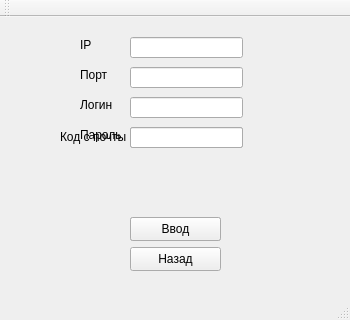
<?xml version="1.0" encoding="UTF-8"?>
<ui version="4.0">
 <class>RegClassClass</class>
 <widget class="QMainWindow" name="RegClassClass">
  <property name="geometry">
   <rect>
    <x>0</x>
    <y>0</y>
    <width>350</width>
    <height>320</height>
   </rect>
  </property>
  <property name="minimumSize">
   <size>
    <width>350</width>
    <height>320</height>
   </size>
  </property>
  <property name="maximumSize">
   <size>
    <width>350</width>
    <height>320</height>
   </size>
  </property>
  <property name="windowTitle">
   <string>RegClass</string>
  </property>
  <widget class="QWidget" name="centralWidget">
   <widget class="QLabel" name="portLabel">
    <property name="geometry">
     <rect>
      <x>80</x>
      <y>50</y>
      <width>51</width>
      <height>16</height>
     </rect>
    </property>
    <property name="text">
     <string>Порт </string>
    </property>
   </widget>
   <widget class="QLabel" name="loginLabel">
    <property name="geometry">
     <rect>
      <x>80</x>
      <y>80</y>
      <width>49</width>
      <height>16</height>
     </rect>
    </property>
    <property name="text">
     <string>Логин</string>
    </property>
   </widget>
   <widget class="QLabel" name="passLabel">
    <property name="geometry">
     <rect>
      <x>80</x>
      <y>110</y>
      <width>49</width>
      <height>16</height>
     </rect>
    </property>
    <property name="text">
     <string>Пароль</string>
    </property>
   </widget>
   <widget class="QLineEdit" name="loginLine">
    <property name="geometry">
     <rect>
      <x>130</x>
      <y>80</y>
      <width>113</width>
      <height>21</height>
     </rect>
    </property>
    <property name="maxLength">
     <number>50</number>
    </property>
   </widget>
   <widget class="QLineEdit" name="passLine">
    <property name="geometry">
     <rect>
      <x>130</x>
      <y>110</y>
      <width>113</width>
      <height>21</height>
     </rect>
    </property>
    <property name="maxLength">
     <number>50</number>
    </property>
   </widget>
   <widget class="QLineEdit" name="ipLine">
    <property name="geometry">
     <rect>
      <x>130</x>
      <y>20</y>
      <width>113</width>
      <height>21</height>
     </rect>
    </property>
    <property name="maxLength">
     <number>15</number>
    </property>
   </widget>
   <widget class="QPushButton" name="regButton">
    <property name="geometry">
     <rect>
      <x>130</x>
      <y>200</y>
      <width>91</width>
      <height>24</height>
     </rect>
    </property>
    <property name="text">
     <string>Создать</string>
    </property>
   </widget>
   <widget class="QPushButton" name="exitButton">
    <property name="geometry">
     <rect>
      <x>130</x>
      <y>230</y>
      <width>91</width>
      <height>24</height>
     </rect>
    </property>
    <property name="text">
     <string>Назад</string>
    </property>
   </widget>
   <widget class="QLineEdit" name="portLine">
    <property name="geometry">
     <rect>
      <x>130</x>
      <y>50</y>
      <width>113</width>
      <height>21</height>
     </rect>
    </property>
    <property name="maxLength">
     <number>5</number>
    </property>
   </widget>
   <widget class="QLabel" name="ipLabel">
    <property name="geometry">
     <rect>
      <x>80</x>
      <y>20</y>
      <width>51</width>
      <height>16</height>
     </rect>
    </property>
    <property name="text">
     <string>IP</string>
    </property>
   </widget>
   <widget class="QLineEdit" name="codeLine">
    <property name="geometry">
     <rect>
      <x>130</x>
      <y>110</y>
      <width>113</width>
      <height>21</height>
     </rect>
    </property>
    <property name="maxLength">
     <number>8</number>
    </property>
   </widget>
   <widget class="QLabel" name="codeLabel">
    <property name="geometry">
     <rect>
      <x>60</x>
      <y>110</y>
      <width>71</width>
      <height>20</height>
     </rect>
    </property>
    <property name="text">
     <string>Код с почты</string>
    </property>
   </widget>
   <widget class="QPushButton" name="enterButton">
    <property name="geometry">
     <rect>
      <x>130</x>
      <y>200</y>
      <width>91</width>
      <height>24</height>
     </rect>
    </property>
    <property name="text">
     <string>Ввод</string>
    </property>
   </widget>
  </widget>
  <widget class="QMenuBar" name="menuBar">
   <property name="geometry">
    <rect>
     <x>0</x>
     <y>0</y>
     <width>350</width>
     <height>22</height>
    </rect>
   </property>
  </widget>
  <widget class="QToolBar" name="mainToolBar">
   <attribute name="toolBarArea">
    <enum>TopToolBarArea</enum>
   </attribute>
   <attribute name="toolBarBreak">
    <bool>false</bool>
   </attribute>
  </widget>
  <widget class="QStatusBar" name="statusBar"/>
 </widget>
 <layoutdefault spacing="6" margin="11"/>
 <resources/>
 <connections/>
</ui>
